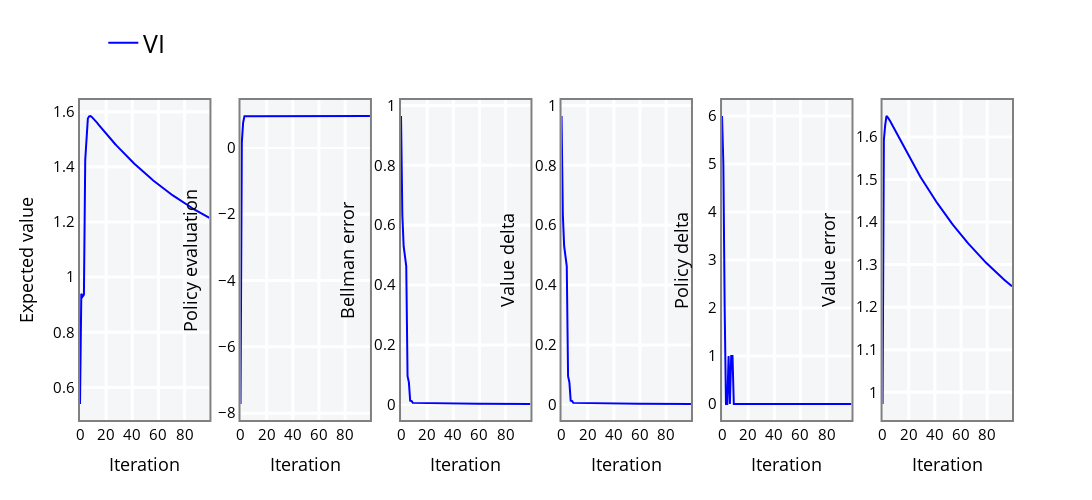

The code cell stored with this chart in its notebook:
### Markdown cell above
- ### Visualize

### Code cell
from itertools import chain
import pandas as pd
from plot_util import make_figure


# Make dataframe from the metrics
percentile = 25

index = pd.MultiIndex.from_product(
    [["gridworld"], ["VI"], list(range(100))],
    names=["ENV", "ALG", "STEP"])
columns = pd.MultiIndex.from_product(
    [metrics._fields, ["low", "med", "high"]],
    names=["METRIC", "PERCENTILE"])

data = []
for name in metrics._fields:
    values = getattr(metrics, name)
    if values.ndim == 1:
        values = values.reshape(1, -1)
    percentiles = jnp.nanpercentile(
        values, q=jnp.array([percentile, 50, 100 - percentile]), axis=0)
    data.append(percentiles)


df = pd.DataFrame(data=jnp.stack(list(chain(*data)), axis=1), columns=columns, index=index)

# Generate the figure
make_figure(df.loc["gridworld"])
